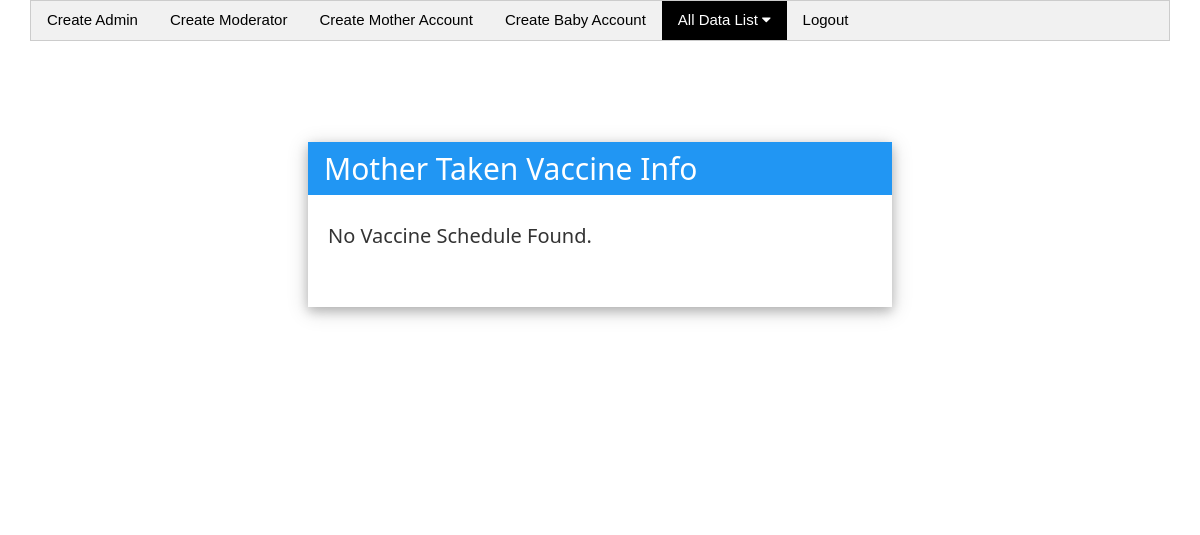
Before: /views/SEIPXXXX/Admin/mother_taken_vaccine.php?id=01836245719 with the older database file.
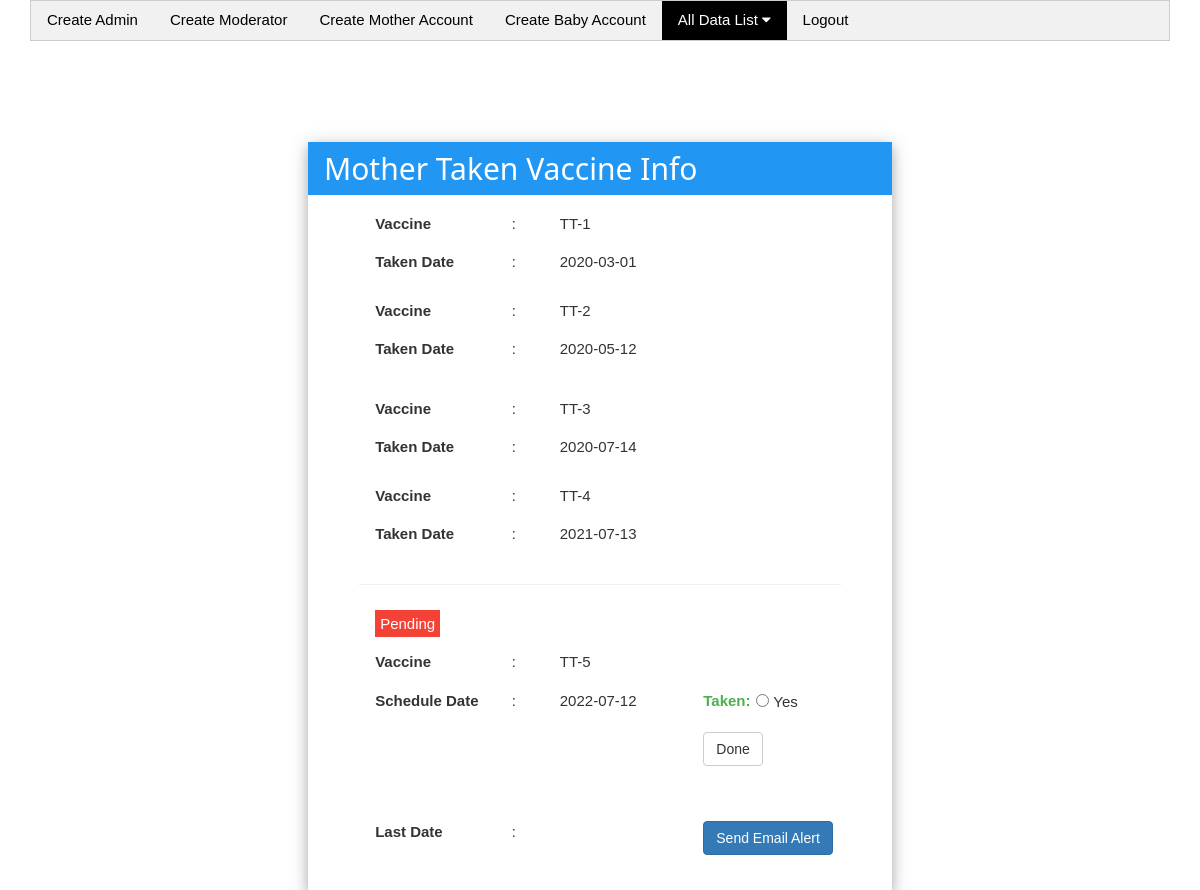
After: the same page with the newer database file.
### tables this page shows
CREATE TABLE `vaccine` (
  `id` int(11) NOT NULL,
  `cell` varchar(255) NOT NULL,
  `pdate` date NOT NULL,
  `ndate` date NOT NULL,
  `number` int(11) NOT NULL,
  `numbers` int(11) NOT NULL,
  `status` int(11) DEFAULT 0,
  `status_date` varchar(255) NOT NULL
);

### src/BABYTIKA/SEIPXXXX/Model/Database.php (called while the page is built, shortened)
<?php
class Database{
    public $username="root";
    public $password="";
    public function __construct()
    {
        try {
            $this->DBH = new PDO("mysql:host=localhost;dbname=db_atomic_project", $this->username, $this->password);
        }
        catch(PDOException $e) {
            echo $e->getMessage();
        }
    }
}

### src/BABYTIKA/SEIPXXXX/Mother/Mother.php (called while the page is built, shortened)
<?php
class Mother extends Database
{
    public function mother_taken_vaccine($ucell)
    {
        $query = "SELECT m.id, m.M_Email, v.final_date, v.cell, v.pdate, v.ndate, v.number, v.numbers, v.status, v.status_date, m.M_Cell FROM vaccine AS v INNER JOIN mother AS m ON v.cell = m.M_Cell WHERE v.cell = $ucell ORDER BY v.number ASC";
        $STH = $this->DBH->query($query);
        $STH->setFetchMode(PDO::FETCH_OBJ);
        $singleData = $STH->fetchAll();
        return $singleData;
    }
}

### views/SEIPXXXX/Admin/mother_taken_vaccine.php (the view, shortened to what this page needs)
<?php
$obj = new Mother();
$obj->setData($_GET);
$usercell = $_GET['id'];
$singleData = $obj->mother_taken_vaccine($usercell);
?>
<!doctype html>
<html lang="en">
<head>
    <link rel="stylesheet" href="../../../resource/assets/bootstrap/css/bootstrap.min.css">
    <link rel="stylesheet" href="../../../resource/assets/w3css/4/w3.css">
    <link rel="stylesheet" href="../../../resource/assets/font-awesome-4.7.0/css/font-awesome.min.css">
    <link rel="stylesheet" href="../../../resource/assets/style.css">
    <link rel="stylesheet" href="../../../resource/assets/bootstrap/css/jquery-ui.css">
</head>
<body>
    <div class="container">
        <div class="row">
            <div class="col-md-12">
                <div class="w3-bar w3-border w3-light-grey">
                    <a href="create.php" class="w3-bar-item w3-button" style="text-decoration: none">Create Admin</a>
                    <a href="create_moderator.php" class="w3-bar-item w3-button" style="text-decoration: none">Create Moderator</a>
                    <a href="create_mother.php" class="w3-bar-item w3-button" style="text-decoration: none">Create Mother Account</a>
                    <a href="create_baby.php" class="w3-bar-item w3-button" style="text-decoration: none">Create Baby Account</a>
                    <div class="w3-dropdown-hover">
                        <button class="w3-button w3-black" style="text-decoration: none">
                            All Data List <i class="fa fa-caret-down"></i>
                        </button>
                    </div>
                    <span style="text-align: right">
                        <a href="../User/Authentication/logout.php" class="w3-bar-item w3-button" style="text-decoration: none"> Logout </a>
                    </span>
                </div>
            </div>
        </div>
        <div class="row">
            <div class="col-md-2"></div>
            <div class="col-md-8">
            </div>
            <div class="col-md-2"></div>
        </div>
    </div>
    <div class="w3-container">
        <div class="w3-row">
            <div style="min-height: 100px;"></div>
            <div class="w3-card-4 w3-half" style='margin-bottom: 200px; padding-bottom: 30px;'>
                <header class="w3-container w3-blue">
                    <h2>Mother Taken Vaccine Info</h2>
                </header>
                <?php
                if ($singleData == null) {
                    $final_status = 'x';
                } else {
                    foreach ($singleData as $vaccine) {
                        if ($usercell == $vaccine->cell) {
                            echo "
                                <div class='row' style='margin-top: 10px;'>
                                <div class='col-sm-1'></div>
                                <div class='col-sm-10'>
                                    <table class='w3-table'>
                                        <thead>
                                            <tr class='text-center'>";
                            if ($vaccine->numbers == '2') {
                                $values = $vaccine->number;
                                $status = $vaccine->status;
                                $final_value = $values;
                                $final_status = $status;
                                $final_date = $vaccine->ndate;
                                $last_date = $vaccine->final_date;
                                $email = $vaccine->M_Email;
                                $v = intval($values);
                                $values = intval($v);
                                $values = $values - 1;
                                $value = strval($values);
                                echo "
                                                        <th width='30%'>Vaccine</th>
                                                        <td width='10%'>:</td>
                                                        <td>TT-$value</td>
                                                    </tr>
                                                </thead>
                                                <tbody>
                                                    <tr>
                                                        <th>Taken Date</th>
                                                        <td>:</td>
                                                        <td>$vaccine->pdate</td>
                                                ";
                            } else if ($vaccine->numbers == '1') {
                                $values = $vaccine->number;
                                $status = $vaccine->status;
                                $final_value = $values;
                                $final_status = $status;
                                $final_date = $vaccine->ndate;
                                $last_date = $vaccine->final_date;
                                $email = $vaccine->M_Email;
                            } else {
                                echo "
                                                    <th width='30%'>Vaccine</th>
                                                    <td width='10%'>:</td>
                                                    <td>TT-$vaccine->number</td>
                                                </tr>
                                            </thead>
                                            <tbody>
                                                <tr>
                                                    <th>Taken Date</th>
                                                    <td>:</td>
                                                    <td>$vaccine->ndate</td>
                                                ";
                            }
                            echo "</tr>
                                        </tbody>
                                    </table>
                                </div>
                                <div class='col-sm-1'></div>
                            </div>
                            ";
                        }
                    }
                }
                if ($final_status == 'x') {
                    echo "
                        <div class='row' style='margin: 20px;'>
                            <h4>No Vaccine Schedule Found.</h4>
                        </div>
                    ";
                } else {
                    if ($final_status == '0') {
                        if ($final_value != '6') {
                            echo "
                                <div class='row' style='margin-top: 10px;'>
                                    <div class='col-sm-1'></div>
                                    <div class='col-sm-10'>
                                    <hr>
                                        <table class='w3-table'>
                                            <thead>
                                                    <tr>
                                                        <td>
                                                            <span class='w3-label-lg w3-red' style='padding: 5px'>Pending</span>
                                                        </td>
                                                    </tr>
                                                    <tr class='text-center'>
                                                        <th width='30%'>Vaccine</th>
                                                        <td width='10%'>:</td>
                                                        <td>TT-$final_value</td>
                                                    </tr>
                                                </thead>
                                                <tbody>
                                                    <tr>
                                                        <th>Schedule Date</th>
                                                        <td>:</td>
                                                        <td>$final_date</td>
                                                        <td>
                                                            <form class='form-horizontal' action='store_mother_taken_vaccine.php' method='post'>
                                                                    <input type='hidden' class='form-control' id='number' name='number' value='$final_value'>
                                                                    <input type='hidden' class='form-control' id='M_Cell' name='M_Cell' value='$usercell'>
                                                                <div class='form-group'>
                                                                    <label class='col-sm-4 w3-text-green' for='taken'>Taken: </label>
                                                                    <div class='col-sm-8'>
                                                                        <input type='radio' name='taken' value='1' required> Yes
                                                                    </div>
                                                                </div>
                                                                <button type='submit' name='submit' class='btn btn-default' onclick='return confirm_mobile()'>Done</button>
                                                            </form>
                                                        </td>
                                                    </tr>
                                                    <tr>
                                                        <td><br/></td>
                                                    </tr>
                                                    <tr>
                                                        <th>Last Date</th>
                                                        <td>:</td>
                                                        <td>$last_date</td>
                                                        <td width='30%'>
                                                            <form class='form-horizontal' action='send_email_alert_mother.php' method='post'>
                                                                    <input type='hidden' class='form-control' id='usercell' name='usercell' value='$usercell'>
                                                                    <input type='hidden' class='form-control' id='final_value' name='final_value' value='TT-$final_value'>
                                                                    <input type='hidden' class='form-control' id='last_date' name='last_date' value='$last_date'>
                                                                    <input type='hidden' class='form-control' id='email' name='email' value='$email'>
                                                                <button type='submit' name='submit' class='btn btn-primary'>Send Email Alert</button>
                                                            </form>
                                                        </td>
                                                    </tr>
                                            </tbody>
                                        </table>
                                    </div>
                                    <div class='col-sm-1'></div>
                                </div>
                                ";
                        } else {
                            echo "
                                <div class='row' style='margin: 20px;'>
                                    <h2>All vaccines have been taken </h2>
                                </div>
                            ";
                        }
                    } else {
                    }
                }
                ?>
            </div>
        </div>
    </div>
</body>
</html>

### resource/assets/w3css/4/w3.css (style rules this page uses)
html { box-sizing:border-box }
*,*:before,*:after { box-sizing:inherit }
html { -ms-text-size-adjust:100%;-webkit-text-size-adjust:100% }
body { margin:0 }
article,aside,details,figcaption,figure,footer,header,main,menu,nav,section,summary { display:block }
a { background-color:transparent;-webkit-text-decoration-skip:objects }
hr { box-sizing:content-box;height:0;overflow:visible }
button,input,select,textarea { font:inherit;margin:0 }
button,input { overflow:visible }
button,select { text-transform:none }
button,html [type=button],[type=reset],[type=submit] { -webkit-appearance:button }
[type=checkbox],[type=radio] { padding:0 }
html,body { font-family:Verdana,sans-serif;font-size:15px;line-height:1.5 }
html { overflow-x:hidden }
h2 { font-size:30px }
h1,h2,h3,h4,h5,h6 { font-family:"Segoe UI",Arial,sans-serif;font-weight:400;margin:10px 0 }
hr { border:0;border-top:1px solid #eee;margin:20px 0 }
a { color:inherit }
.w3-table,.w3-table-all { border-collapse:collapse;border-spacing:0;width:100%;display:table }
.w3-table td,.w3-table th,.w3-table-all td,.w3-table-all th { padding:8px 8px;display:table-cell;text-align:left;vertical-align:top }
.w3-table th:first-child,.w3-table td:first-child,.w3-table-all th:first-child,.w3-table-all td:first-child { padding-left:16px }
.w3-btn,.w3-button { border:none;display:inline-block;outline:0;padding:8px 16px;vertical-align:middle;overflow:hidden;text-decoration:none;color:inherit;background-color:inherit;text-align:center;cursor:pointer;white-space:nowrap }
.w3-btn,.w3-button { -webkit-touch-callout:none;-webkit-user-select:none;-khtml-user-select:none;-moz-user-select:none;-ms-user-select:none;user-select:none }
.w3-dropdown-click,.w3-dropdown-hover { position:relative;display:inline-block;cursor:pointer }
.w3-bar { width:100%;overflow:hidden }
.w3-bar .w3-bar-item { padding:8px 16px;float:left;width:auto;border:none;outline:none;display:block }
.w3-bar .w3-dropdown-hover,.w3-bar .w3-dropdown-click { position:static;float:left }
.w3-bar .w3-button { white-space:normal }
.w3-container:after,.w3-container:before,.w3-panel:after,.w3-panel:before,.w3-row:after,.w3-row:before,.w3-row-padding:after,.w3-row-padding:before, .w3-cell-row:before,.w3-cell-row:after,.w3-clear:after,.w3-clear:before,.w3-bar:before,.w3-bar:after { content:"";display:table;clear:both }
.w3-col,.w3-half,.w3-third,.w3-twothird,.w3-threequarter,.w3-quarter { float:left;width:100% }
@media (min-width:601px) { .w3-col.m6,.w3-half { width:49.99999% } }
.w3-container,.w3-panel { padding:0.01em 16px }
.w3-card-4,.w3-hover-shadow:hover { box-shadow:0 4px 10px 0 rgba(0,0,0,0.2),0 4px 20px 0 rgba(0,0,0,0.19) }
.w3-border { border:1px solid #ccc!important }
.w3-blue,.w3-hover-blue:hover { color:#fff!important;background-color:#2196F3!important }
.w3-red,.w3-hover-red:hover { color:#fff!important;background-color:#f44336!important }
.w3-black,.w3-hover-black:hover { color:#fff!important;background-color:#000!important }
.w3-light-grey,.w3-hover-light-grey:hover,.w3-light-gray,.w3-hover-light-gray:hover { color:#000!important;background-color:#f1f1f1!important }
.w3-text-green,.w3-hover-text-green:hover { color:#4CAF50!important }
h4 { font-size:20px }

### resource/assets/style.css (style rules this page uses)
body, html { height: 100%; }

Changed rows visible on the page:
added vaccine: number "1", ndate "2020-03-01"
added vaccine: number "2", ndate "2020-05-12"
added vaccine: cell "01836245719" (drawn)
added vaccine: value "3", pdate "2020-07-14"
added vaccine: value "4", pdate "2021-07-13", number "5", ndate "2022-07-12"
Other visible differences:
form field taken: (not shown) → "☐"
text no longer shown: "No Vaccine Schedule Found."
text now shown: "Pending Vaccine : TT- Schedule Date : Taken: Yes Done Last Date : Send Email Alert"
